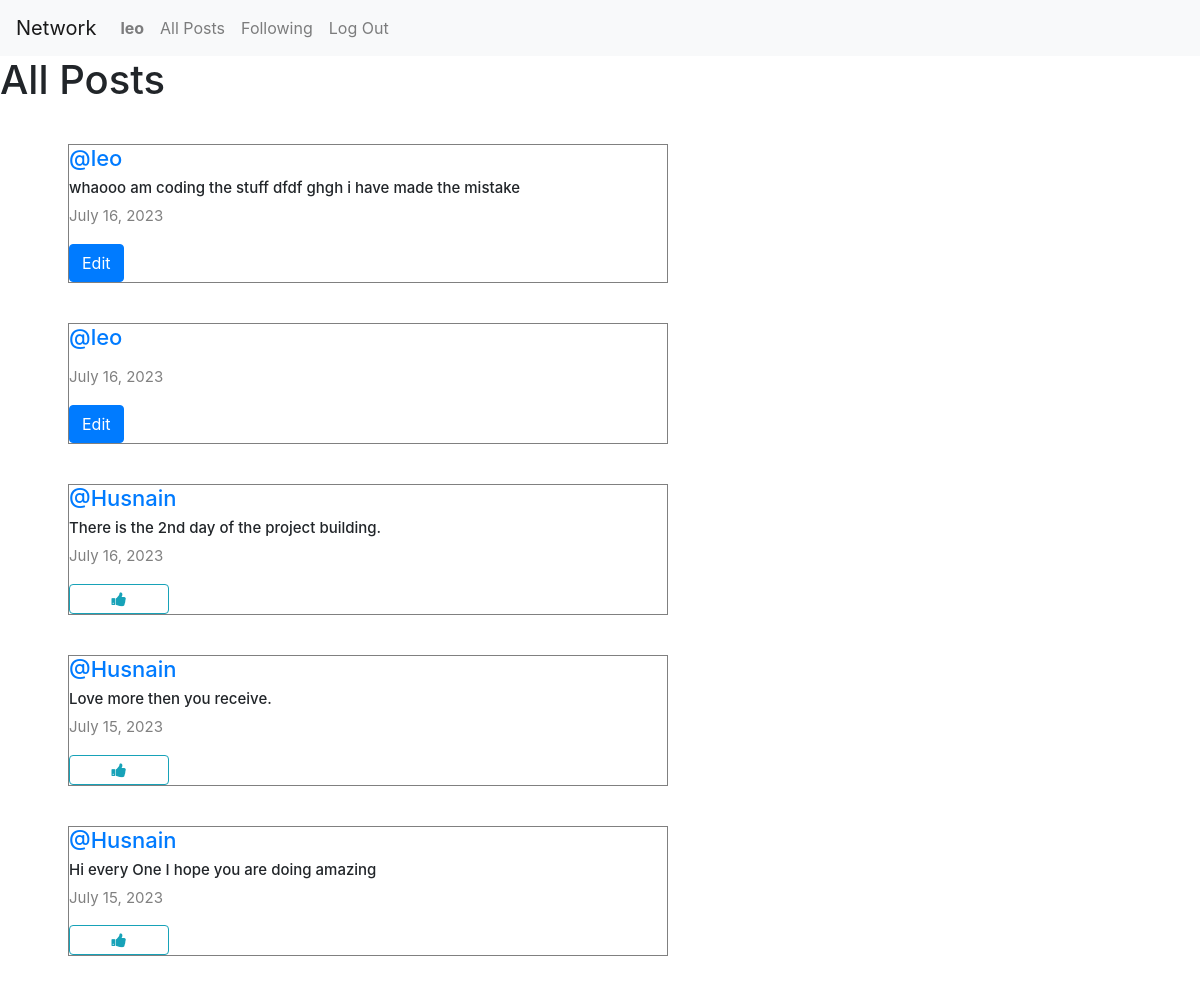
Screenshot of / (signed in) with the database file from the repository.
### network/models.py (models this page shows, shortened)
class User(AbstractUser):
    pass

class Post(models.Model):
    content= models.CharField(max_length=140)
    user=models.ForeignKey(User,on_delete=models.CASCADE,related_name="author")
    date=models.DateField(auto_now_add=True)

### network/views.py (the view)
# urls.py: path("", views.index, name="index"),
def index(request):
    allPosts= Post.objects.all().order_by("id").reverse()
    paginator = Paginator(allPosts,10)
    page_number= request.GET.get('page')
    posts_of_the_page = paginator.get_page(page_number)
    allLikes = Like.objects.all()
    whoYouLiked = []
    try:
        for like in allLikes:
            if like.user.id == request.user.id:
                whoYouLiked.append(like.post.id)
    except:
        whoYouLiked=[]
    return render(request,"network/index.html",{
        "allPosts":allPosts,
        "posts_of_the_page":posts_of_the_page,
        "whoYouLiked":whoYouLiked
    })

### network/templates/network/index.html (shortened to what this page needs)
{% extends "network/layout.html" %}
{% block body %}
<h1>All Posts</h1>
<div class="all-posts mx-5" style="display: flex; justify-content: flex-start; flex-direction: column; margin: 20px;">
    {% for post in posts_of_the_page %}
        <div class="post" style="border: 0.3px solid gray; display: flex; justify-content: center; flex-direction: column; max-width: 600px; box-sizing: border-box; margin: 20px;">
            <h5 class="username" style="font-size:22px;"><a href="{% url 'profile' user_id=post.user.id %}">@{{ post.user }}</a></h5>
            <h6 class="content" id="content_{{post.id}}" style="font-size:15px;">{{ post.content }}</h6>
            <p class="date" style="font-size:15px; color:gray;">{{ post.date }}</p>
            {% if user.is_authenticated %}
                {% if user == post.user %}
                    <div class="d-flex justify-content-left">
                        <button class="btn btn-primary" data-toggle="modal" data-target="#modal_edit_post_{{ post.id }}">Edit</button>
                    </div>
                {% else %}
                    {% if post.id in whoYouLiked%}
                        <button class="btn btn-outline-info fa fa-thumbs-down col-1" onclick="likeHandler({{post.id}},{{whoYouLiked}})" id="{{post.id}}"></button>
                    {%else%}
                        <button class="btn btn-outline-info fa fa-thumbs-up col-2" onclick="likeHandler({{post.id}},{{whoYouLiked}})" id="{{post.id}}"></button>
                    {%endif%}
                {% endif %}
            {% endif %}
        </div>
    {% endfor %}
</div>
{% endblock %}

### network/templates/network/layout.html (shortened to what this page needs)
{% load static %}
<!DOCTYPE html>
<html lang="en">
    <head>
        <link rel="stylesheet" href="https://stackpath.bootstrapcdn.com/bootstrap/4.4.1/css/bootstrap.min.css">
        <link rel="stylesheet" href="https://cdnjs.cloudflare.com/ajax/libs/font-awesome/5.15.3/css/all.min.css">
        <link rel="stylesheet" href="https://cdnjs.cloudflare.com/ajax/libs/font-awesome/4.7.0/css/font-awesome.min.css">
        <link href="{% static 'network/styles.css' %}" rel="stylesheet">
    </head>
    <body>
        <nav class="navbar navbar-expand-lg navbar-light bg-light">
            <a class="navbar-brand" href="#">Network</a>
            <div>
              <ul class="navbar-nav mr-auto">
                {% if user.is_authenticated %}
                    <li class="nav-item">
                        <a class="nav-link" href="{% url 'profile' user_id=user.id %}"><strong>{{ user.username }}</strong></a>
                    </li>
                {% endif %}
                <li class="nav-item">
                  <a class="nav-link" href="{% url 'index' %}">All Posts</a>
                </li>
                {% if user.is_authenticated %}
                    <li class="nav-item">
                        <a class="nav-link" href="{%url 'following' %}">Following</a>
                    </li>
                    <li class="nav-item">
                        <a class="nav-link" href="{% url 'logout' %}">Log Out</a>
                    </li>
                {% endif %}
              </ul>
            </div>
          </nav>
        <div class="body">
            {% block body %}
            {% endblock %}
        </div>
    </body>
</html>

### network/static/network/styles.css (style rules this page uses)
.all-posts { display: flex; justify-content: flex-start; flex-direction: column; margin: 20px; }
.all-posts .post { border: 0.3px solid gray; display: flex; justify-content: center; flex-direction: column; max-width: 600px; box-sizing: border-box; margin: 20px; }

### rows the page displays
User: username "leo"
Post: user "leo", content "whaooo am coding the stuff dfdf ghgh i have made the mistake", date "July 16, 2023"
Post: user "leo", date "July 16, 2023"
Post: user "Husnain", content "There is the 2nd day of the project building.", date "July 16, 2023"
Post: user "Husnain", content "Love more then you receive.", date "July 15, 2023"
Post: user "Husnain", content "Hi every One I hope you are doing amazing", date "July 15, 2023"
